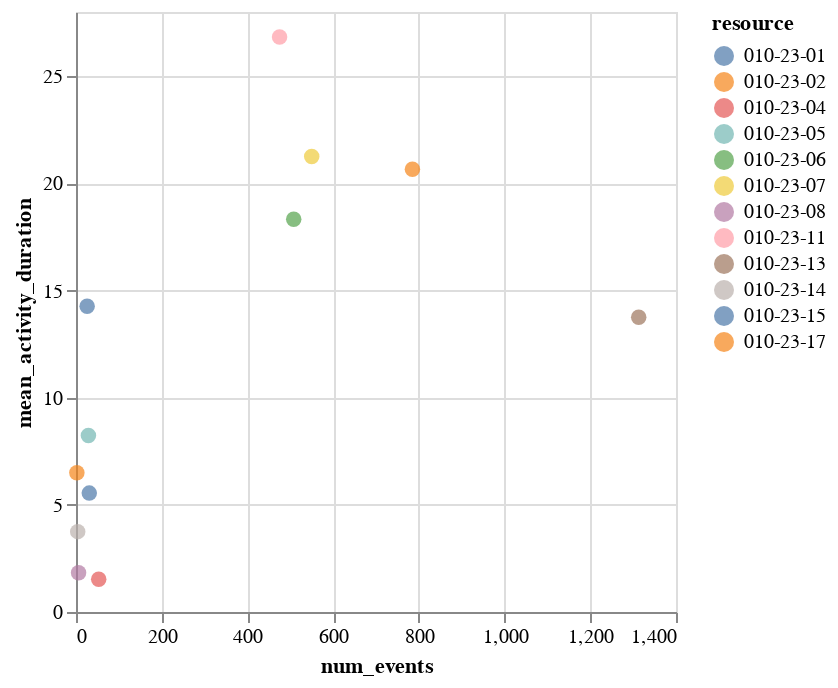

The cell this chart's notebook holds for it:
### Markdown cell above
### Profile group member performance
- productivity (activity duration)
- member assignment (number of events)

### Code cell
charts = []
if len(sel_rgs) > 0:
    for rg in sel_rgs:
        # normalize activity duration by activity
        sublog = log[log['resource_group'] == rg]
        act_dur_min_max = []
        for act in sublog['activity'].unique():
            act_dur_min_max.append({
                'activity': act,
                'duration_min': sublog.loc[sublog['activity'] == act, 'activity_duration_minutes'].min(),
                'duration_max': sublog.loc[sublog['activity'] == act, 'activity_duration_minutes'].max()
            })
        act_dur_min_max = pd.DataFrame(act_dur_min_max)
        act_dur_min_max['duration_range'] = (
            act_dur_min_max['duration_max'] - act_dur_min_max['duration_min']
        )
        # NOTE: avoid division by 0
        act_dur_min_max.loc[act_dur_min_max['duration_range'] == 0, 'duration_range'] = 1 / 60
        sublog = sublog.merge(act_dur_min_max, how='left', on='activity')
        # print(act_dur_min_max)
        sublog['normalized_activity_duration_minutes'] = sublog.apply(
            lambda row: (
                (row['activity_duration_minutes'] - row['duration_min']) / 
                row['duration_range']
            ),
            axis=1
        )

        group_member_perf = sublog.groupby([
            'resource_group', 'resource'
        ]).agg(
            mean_activity_duration=pd.NamedAgg(
                'activity_duration_minutes', aggfunc='mean'
            ),
            num_events=pd.NamedAgg(
                'activity_duration_minutes', aggfunc=len
            ),
            num_cases=pd.NamedAgg(
                'case_id', aggfunc='nunique'
            )
        ).reset_index()
        charts.append(alt.Chart(group_member_perf).mark_circle(size=60).encode(
            x='num_events:Q',
            y='mean_activity_duration:Q',
            color='resource:N',
            tooltip=['resource', 'num_events', 'num_cases', 'mean_activity_duration']
        ))
alt.vconcat(*charts).resolve_scale(x='independent', y='independent', color='independent')

### Figure 1 — Vega specification as saved in the notebook (floating-point values rounded to 4 significant figures)
{"$schema": "https://vega.github.io/schema/vega/v5.json", "data": [{"name": "source_0", "values": [{"mean_activity_duration": 14.27, "num_cases": 8, "num_events": 26, "resource": "010-23-01"}, {"mean_activity_duration": 20.67, "num_cases": 251, "num_events": 785, "resource": "010-23-02"}, {"mean_activity_duration": 1.528, "num_cases": 27, "num_events": 53, "resource": "010-23-04"}, {"mean_activity_duration": 8.241, "num_cases": 10, "num_events": 29, "resource": "010-23-05"}, {"mean_activity_duration": 18.33, "num_cases": 157, "num_events": 508, "resource": "010-23-06"}, {"mean_activity_duration": 21.25, "num_cases": 182, "num_events": 550, "resource": "010-23-07"}, {"mean_activity_duration": 1.833, "num_cases": 3, "num_events": 6, "resource": "010-23-08"}, {"mean_activity_duration": 26.83, "num_cases": 160, "num_events": 475, "resource": "010-23-11"}, {"mean_activity_duration": 13.75, "num_cases": 557, "num_events": 1313, "resource": "010-23-13"}, {"mean_activity_duration": 3.75, "num_cases": 2, "num_events": 4, "resource": "010-23-14"}, {"mean_activity_duration": 5.548, "num_cases": 10, "num_events": 31, "resource": "010-23-15"}, {"mean_activity_duration": 6.5, "num_cases": 1, "num_events": 2, "resource": "010-23-17"}]}, {"name": "source_0_concat_0_x_domain_num_events", "values": [{"min": 2, "max": 1313}]}, {"name": "source_0_concat_0_y_domain_mean_activity_duration", "values": [{"min": 1.528, "max": 26.83}]}, {"name": "source_0_concat_0_color_domain_resource", "values": [{"resource": "010-23-01"}, {"resource": "010-23-02"}, {"resource": "010-23-04"}, {"resource": "010-23-05"}, {"resource": "010-23-06"}, {"resource": "010-23-07"}, {"resource": "010-23-08"}, {"resource": "010-23-11"}, {"resource": "010-23-13"}, {"resource": "010-23-14"}, {"resource": "010-23-15"}, {"resource": "010-23-17"}]}], "signals": [{"name": "childHeight", "value": 300}], "marks": [{"type": "group", "name": "concat_0_group", "encode": {"update": {"width": {"signal": "width"}, "height": {"signal": "childHeight"}}}, "marks": [{"type": "symbol", "name": "concat_0_marks", "from": {"data": "source_0"}, "encode": {"update": {"opacity": {"value": 0.7}, "size": {"value": 60}, "description": {"signal": "\"num_events: \" + (format(datum[\"num_events\"], \"\")) + \"; mean_activity_duration: \" + (format(datum[\"mean_activity_duration\"], \"\")) + \"; resource: \" + (isValid(datum[\"resource\"]) ? datum[\"resource\"] : \"\"+datum[\"resource\"]) + \"; num_cases: \" + (format(datum[\"num_cases\"], \"\"))"}, "fill": {"field": "resource", "scale": "concat_0_color"}, "ariaRoleDescription": {"value": "circle"}, "y": {"field": "mean_activity_duration", "scale": "concat_0_y"}, "tooltip": {"signal": "{\"resource\": isValid(datum[\"resource\"]) ? datum[\"resource\"] : \"\"+datum[\"resource\"], \"num_events\": format(datum[\"num_events\"], \"\"), \"num_cases\": format(datum[\"num_cases\"], \"\"), \"mean_activity_duration\": format(datum[\"mean_activity_duration\"], \"\")}"}, "shape": {"value": "circle"}, "x": {"field": "num_events", "scale": "concat_0_x"}}}, "style": ["circle"]}], "axes": [{"scale": "concat_0_x", "gridScale": "concat_0_y", "grid": true, "ticks": false, "minExtent": 0, "zindex": 0, "maxExtent": 0, "orient": "bottom", "aria": false, "domain": false, "tickCount": {"signal": "ceil(width/40)"}, "labels": false}, {"scale": "concat_0_y", "tickCount": {"signal": "ceil(childHeight/40)"}, "maxExtent": 0, "labels": false, "ticks": false, "minExtent": 0, "zindex": 0, "grid": true, "domain": false, "aria": false, "orient": "left", "gridScale": "concat_0_x"}, {"scale": "concat_0_x", "grid": false, "title": "num_events", "tickCount": {"signal": "ceil(width/40)"}, "labelFlush": true, "labelOverlap": true, "zindex": 0, "orient": "bottom"}, {"scale": "concat_0_y", "title": "mean_activity_duration", "zindex": 0, "grid": false, "labelOverlap": true, "tickCount": {"signal": "ceil(childHeight/40)"}, "orient": "left"}], "legends": [{"fill": "concat_0_color", "symbolType": "circle", "title": "resource", "encode": {"symbols": {"update": {"opacity": {"value": 0.7}}}}}], "style": "cell"}], "scales": [{"name": "concat_0_x", "type": "linear", "domain": [{"signal": "(data(\"source_0_concat_0_x_domain_num_events\")[0] || {}).min"}, {"signal": "(data(\"source_0_concat_0_x_domain_num_events\")[0] || {}).max"}], "range": [0, {"signal": "width"}], "zero": true, "nice": true}, {"name": "concat_0_y", "type": "linear", "domain": [{"signal": "(data(\"source_0_concat_0_y_domain_mean_activity_duration\")[0] || {}).min"}, {"signal": "(data(\"source_0_concat_0_y_domain_mean_activity_duration\")[0] || {}).max"}], "range": [{"signal": "childHeight"}, 0], "zero": true, "nice": true}, {"name": "concat_0_color", "type": "ordinal", "domain": {"data": "source_0_concat_0_color_domain_resource", "field": "resource", "sort": true}, "range": "category"}], "padding": 5, "width": 300, "layout": {"padding": 20, "columns": 1, "bounds": "full", "align": "each"}, "background": "white"}
